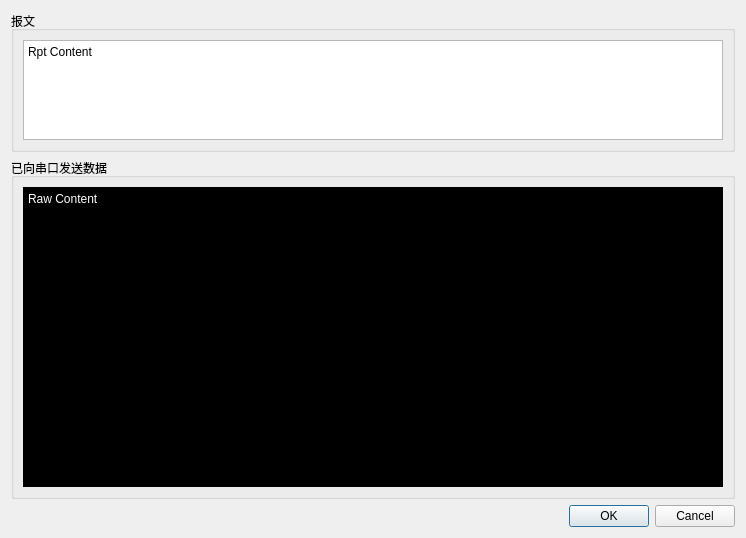
<?xml version="1.0" encoding="UTF-8"?>
<ui version="4.0">
 <class>Send</class>
 <widget class="QDialog" name="Send">
  <property name="geometry">
   <rect>
    <x>0</x>
    <y>0</y>
    <width>738</width>
    <height>488</height>
   </rect>
  </property>
  <property name="windowTitle">
   <string>发布报文</string>
  </property>
  <layout class="QVBoxLayout" name="verticalLayout">
   <property name="sizeConstraint">
    <enum>QLayout::SetFixedSize</enum>
   </property>
   <item>
    <widget class="QGroupBox" name="rpt_group">
     <property name="title">
      <string>报文</string>
     </property>
     <layout class="QVBoxLayout" name="verticalLayout_2">
      <item>
       <widget class="QTextEdit" name="rpt">
        <property name="minimumSize">
         <size>
          <width>700</width>
          <height>0</height>
         </size>
        </property>
        <property name="maximumSize">
         <size>
          <width>16777215</width>
          <height>100</height>
         </size>
        </property>
        <property name="html">
         <string>&lt;!DOCTYPE HTML PUBLIC &quot;-//W3C//DTD HTML 4.0//EN&quot; &quot;http://www.w3.org/TR/REC-html40/strict.dtd&quot;&gt;
&lt;html&gt;&lt;head&gt;&lt;meta name=&quot;qrichtext&quot; content=&quot;1&quot; /&gt;&lt;style type=&quot;text/css&quot;&gt;
p, li { white-space: pre-wrap; }
&lt;/style&gt;&lt;/head&gt;&lt;body style=&quot; font-family:'SimSun'; font-size:9pt; font-weight:400; font-style:normal;&quot;&gt;
&lt;p style=&quot; margin-top:12px; margin-bottom:12px; margin-left:0px; margin-right:0px; -qt-block-indent:0; text-indent:0px;&quot;&gt;Rpt Content&lt;/p&gt;&lt;/body&gt;&lt;/html&gt;</string>
        </property>
        <property name="textInteractionFlags">
         <set>Qt::TextSelectableByKeyboard|Qt::TextSelectableByMouse</set>
        </property>
       </widget>
      </item>
     </layout>
    </widget>
   </item>
   <item>
    <widget class="QGroupBox" name="raw_group">
     <property name="title">
      <string>已向串口发送数据</string>
     </property>
     <layout class="QVBoxLayout" name="verticalLayout_3">
      <item>
       <widget class="QTextEdit" name="raw">
        <property name="minimumSize">
         <size>
          <width>700</width>
          <height>300</height>
         </size>
        </property>
        <property name="styleSheet">
         <string notr="true">background-color: rgb(0, 0, 0);
color: rgb(255, 255, 255);</string>
        </property>
        <property name="html">
         <string>&lt;!DOCTYPE HTML PUBLIC &quot;-//W3C//DTD HTML 4.0//EN&quot; &quot;http://www.w3.org/TR/REC-html40/strict.dtd&quot;&gt;
&lt;html&gt;&lt;head&gt;&lt;meta name=&quot;qrichtext&quot; content=&quot;1&quot; /&gt;&lt;style type=&quot;text/css&quot;&gt;
p, li { white-space: pre-wrap; }
&lt;/style&gt;&lt;/head&gt;&lt;body style=&quot; font-family:'SimSun'; font-size:9pt; font-weight:400; font-style:normal;&quot;&gt;
&lt;p style=&quot; margin-top:12px; margin-bottom:12px; margin-left:0px; margin-right:0px; -qt-block-indent:0; text-indent:0px;&quot;&gt;Raw Content&lt;/p&gt;&lt;/body&gt;&lt;/html&gt;</string>
        </property>
       </widget>
      </item>
     </layout>
    </widget>
   </item>
   <item>
    <widget class="QDialogButtonBox" name="button_box">
     <property name="orientation">
      <enum>Qt::Horizontal</enum>
     </property>
     <property name="standardButtons">
      <set>QDialogButtonBox::Cancel|QDialogButtonBox::Ok</set>
     </property>
    </widget>
   </item>
  </layout>
 </widget>
 <resources/>
 <connections>
  <connection>
   <sender>button_box</sender>
   <signal>rejected()</signal>
   <receiver>Send</receiver>
   <slot>reject()</slot>
   <hints>
    <hint type="sourcelabel">
     <x>316</x>
     <y>260</y>
    </hint>
    <hint type="destinationlabel">
     <x>286</x>
     <y>274</y>
    </hint>
   </hints>
  </connection>
 </connections>
</ui>
